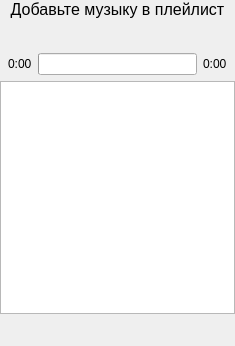
<?xml version="1.0" encoding="UTF-8"?>
<ui version="4.0">
 <class>Widget</class>
 <widget class="QWidget" name="Widget">
  <property name="geometry">
   <rect>
    <x>0</x>
    <y>0</y>
    <width>235</width>
    <height>346</height>
   </rect>
  </property>
  <property name="sizePolicy">
   <sizepolicy hsizetype="Preferred" vsizetype="Preferred">
    <horstretch>0</horstretch>
    <verstretch>0</verstretch>
   </sizepolicy>
  </property>
  <property name="windowTitle">
   <string>MusicPlayerMini</string>
  </property>
  <property name="windowIcon">
   <iconset resource="icons.qrc">
    <normaloff>:/music.png</normaloff>:/music.png</iconset>
  </property>
  <layout class="QVBoxLayout" name="verticalLayout">
   <property name="leftMargin">
    <number>0</number>
   </property>
   <property name="topMargin">
    <number>0</number>
   </property>
   <property name="rightMargin">
    <number>0</number>
   </property>
   <property name="bottomMargin">
    <number>0</number>
   </property>
   <item>
    <layout class="QVBoxLayout" name="verticalLayout_5">
     <item>
      <widget class="QLabel" name="currentTrack">
       <property name="font">
        <font>
         <pointsize>12</pointsize>
        </font>
       </property>
       <property name="text">
        <string>Добавьте музыку в плейлист</string>
       </property>
       <property name="alignment">
        <set>Qt::AlignCenter</set>
       </property>
      </widget>
     </item>
     <item>
      <layout class="QHBoxLayout" name="horizontalLayout_4">
       <item>
        <widget class="QPushButton" name="btnPrevious">
         <property name="sizePolicy">
          <sizepolicy hsizetype="Fixed" vsizetype="Minimum">
           <horstretch>0</horstretch>
           <verstretch>0</verstretch>
          </sizepolicy>
         </property>
         <property name="text">
          <string/>
         </property>
         <property name="icon">
          <iconset>
           <normaloff>:/buttons/back</normaloff>:/buttons/back</iconset>
         </property>
         <property name="iconSize">
          <size>
           <width>24</width>
           <height>24</height>
          </size>
         </property>
         <property name="default">
          <bool>false</bool>
         </property>
         <property name="flat">
          <bool>true</bool>
         </property>
        </widget>
       </item>
       <item>
        <widget class="QPushButton" name="btnPlayPause">
         <property name="sizePolicy">
          <sizepolicy hsizetype="Fixed" vsizetype="Maximum">
           <horstretch>0</horstretch>
           <verstretch>0</verstretch>
          </sizepolicy>
         </property>
         <property name="text">
          <string/>
         </property>
         <property name="icon">
          <iconset resource="icons.qrc">
           <normaloff>:/buttons/play.png</normaloff>:/buttons/play.png</iconset>
         </property>
         <property name="iconSize">
          <size>
           <width>24</width>
           <height>24</height>
          </size>
         </property>
         <property name="default">
          <bool>false</bool>
         </property>
         <property name="flat">
          <bool>true</bool>
         </property>
        </widget>
       </item>
       <item>
        <widget class="QPushButton" name="btnNext">
         <property name="sizePolicy">
          <sizepolicy hsizetype="Fixed" vsizetype="Maximum">
           <horstretch>0</horstretch>
           <verstretch>0</verstretch>
          </sizepolicy>
         </property>
         <property name="text">
          <string/>
         </property>
         <property name="icon">
          <iconset>
           <normaloff>:/buttons/next</normaloff>:/buttons/next</iconset>
         </property>
         <property name="iconSize">
          <size>
           <width>24</width>
           <height>24</height>
          </size>
         </property>
         <property name="default">
          <bool>false</bool>
         </property>
         <property name="flat">
          <bool>true</bool>
         </property>
        </widget>
       </item>
      </layout>
     </item>
    </layout>
   </item>
   <item>
    <layout class="QHBoxLayout" name="horizontalLayout_5">
     <property name="leftMargin">
      <number>8</number>
     </property>
     <property name="rightMargin">
      <number>8</number>
     </property>
     <item>
      <widget class="QLabel" name="currentTime">
       <property name="text">
        <string>0:00</string>
       </property>
      </widget>
     </item>
     <item>
      <widget class="QProgressBar" name="progressBar_2">
       <property name="value">
        <number>0</number>
       </property>
       <property name="textVisible">
        <bool>false</bool>
       </property>
      </widget>
     </item>
     <item>
      <widget class="QLabel" name="duration">
       <property name="text">
        <string>0:00</string>
       </property>
      </widget>
     </item>
    </layout>
   </item>
   <item>
    <widget class="QTableView" name="playlistView">
     <property name="sizePolicy">
      <sizepolicy hsizetype="Expanding" vsizetype="Expanding">
       <horstretch>0</horstretch>
       <verstretch>0</verstretch>
      </sizepolicy>
     </property>
    </widget>
   </item>
   <item>
    <layout class="QHBoxLayout" name="horizontalLayout_6">
     <property name="bottomMargin">
      <number>4</number>
     </property>
     <item>
      <widget class="QPushButton" name="btnAdd">
       <property name="sizePolicy">
        <sizepolicy hsizetype="Fixed" vsizetype="Minimum">
         <horstretch>0</horstretch>
         <verstretch>0</verstretch>
        </sizepolicy>
       </property>
       <property name="text">
        <string/>
       </property>
       <property name="icon">
        <iconset resource="icons.qrc">
         <normaloff>:/buttons/plus.png</normaloff>:/buttons/plus.png</iconset>
       </property>
       <property name="iconSize">
        <size>
         <width>16</width>
         <height>16</height>
        </size>
       </property>
       <property name="default">
        <bool>false</bool>
       </property>
       <property name="flat">
        <bool>true</bool>
       </property>
      </widget>
     </item>
     <item>
      <widget class="QPushButton" name="btnRemove">
       <property name="sizePolicy">
        <sizepolicy hsizetype="Fixed" vsizetype="Minimum">
         <horstretch>0</horstretch>
         <verstretch>0</verstretch>
        </sizepolicy>
       </property>
       <property name="text">
        <string/>
       </property>
       <property name="icon">
        <iconset resource="icons.qrc">
         <normaloff>:/buttons/minus.png</normaloff>:/buttons/minus.png</iconset>
       </property>
       <property name="iconSize">
        <size>
         <width>16</width>
         <height>16</height>
        </size>
       </property>
       <property name="default">
        <bool>false</bool>
       </property>
       <property name="flat">
        <bool>true</bool>
       </property>
      </widget>
     </item>
     <item>
      <widget class="QPushButton" name="btnClearPlaylist">
       <property name="sizePolicy">
        <sizepolicy hsizetype="Fixed" vsizetype="Minimum">
         <horstretch>0</horstretch>
         <verstretch>0</verstretch>
        </sizepolicy>
       </property>
       <property name="text">
        <string/>
       </property>
       <property name="icon">
        <iconset resource="icons.qrc">
         <normaloff>:/buttons/trash.png</normaloff>:/buttons/trash.png</iconset>
       </property>
       <property name="iconSize">
        <size>
         <width>16</width>
         <height>16</height>
        </size>
       </property>
       <property name="default">
        <bool>false</bool>
       </property>
       <property name="flat">
        <bool>true</bool>
       </property>
      </widget>
     </item>
    </layout>
   </item>
  </layout>
 </widget>
 <resources>
  <include location="icons.qrc"/>
 </resources>
 <connections/>
</ui>
